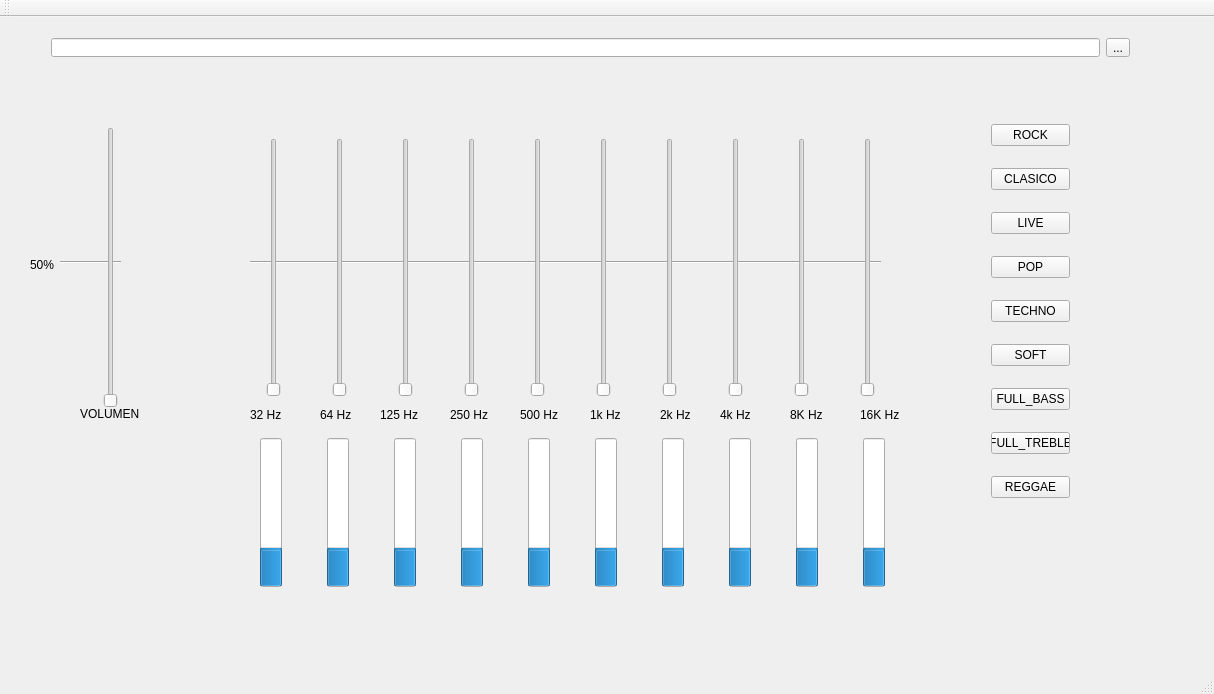
<?xml version="1.0" encoding="UTF-8"?>
<ui version="4.0">
 <class>MainWindow</class>
 <widget class="QMainWindow" name="MainWindow">
  <property name="geometry">
   <rect>
    <x>0</x>
    <y>0</y>
    <width>1214</width>
    <height>694</height>
   </rect>
  </property>
  <property name="windowTitle">
   <string>MainWindow</string>
  </property>
  <widget class="QWidget" name="centralWidget">
   <widget class="QSlider" name="verticalSlider">
    <property name="geometry">
     <rect>
      <x>100</x>
      <y>110</y>
      <width>21</width>
      <height>281</height>
     </rect>
    </property>
    <property name="orientation">
     <enum>Qt::Vertical</enum>
    </property>
   </widget>
   <widget class="QWidget" name="layoutWidget">
    <property name="geometry">
     <rect>
      <x>210</x>
      <y>110</y>
      <width>731</width>
      <height>281</height>
     </rect>
    </property>
    <layout class="QHBoxLayout" name="horizontalLayout">
     <item>
      <widget class="QSlider" name="verticalSlider_2">
       <property name="pageStep">
        <number>10</number>
       </property>
       <property name="value">
        <number>0</number>
       </property>
       <property name="orientation">
        <enum>Qt::Vertical</enum>
       </property>
      </widget>
     </item>
     <item>
      <widget class="QSlider" name="verticalSlider_3">
       <property name="orientation">
        <enum>Qt::Vertical</enum>
       </property>
      </widget>
     </item>
     <item>
      <widget class="QSlider" name="verticalSlider_4">
       <property name="orientation">
        <enum>Qt::Vertical</enum>
       </property>
      </widget>
     </item>
     <item>
      <widget class="QSlider" name="verticalSlider_5">
       <property name="orientation">
        <enum>Qt::Vertical</enum>
       </property>
      </widget>
     </item>
     <item>
      <widget class="QSlider" name="verticalSlider_6">
       <property name="orientation">
        <enum>Qt::Vertical</enum>
       </property>
      </widget>
     </item>
     <item>
      <widget class="QSlider" name="verticalSlider_7">
       <property name="orientation">
        <enum>Qt::Vertical</enum>
       </property>
      </widget>
     </item>
     <item>
      <widget class="QSlider" name="verticalSlider_8">
       <property name="orientation">
        <enum>Qt::Vertical</enum>
       </property>
      </widget>
     </item>
     <item>
      <widget class="QSlider" name="verticalSlider_9">
       <property name="orientation">
        <enum>Qt::Vertical</enum>
       </property>
      </widget>
     </item>
     <item>
      <widget class="QSlider" name="verticalSlider_10">
       <property name="orientation">
        <enum>Qt::Vertical</enum>
       </property>
      </widget>
     </item>
     <item>
      <widget class="QSlider" name="verticalSlider_11">
       <property name="orientation">
        <enum>Qt::Vertical</enum>
       </property>
      </widget>
     </item>
    </layout>
   </widget>
   <widget class="QWidget" name="layoutWidget">
    <property name="geometry">
     <rect>
      <x>980</x>
      <y>80</y>
      <width>101</width>
      <height>431</height>
     </rect>
    </property>
    <layout class="QVBoxLayout" name="verticalLayout">
     <item>
      <widget class="QPushButton" name="pushButton">
       <property name="text">
        <string>ROCK</string>
       </property>
      </widget>
     </item>
     <item>
      <widget class="QPushButton" name="pushButton_2">
       <property name="text">
        <string>CLASICO</string>
       </property>
      </widget>
     </item>
     <item>
      <widget class="QPushButton" name="pushButton_3">
       <property name="text">
        <string>LIVE</string>
       </property>
      </widget>
     </item>
     <item>
      <widget class="QPushButton" name="pushButton_4">
       <property name="text">
        <string>POP</string>
       </property>
      </widget>
     </item>
     <item>
      <widget class="QPushButton" name="pushButton_5">
       <property name="text">
        <string>TECHNO</string>
       </property>
      </widget>
     </item>
     <item>
      <widget class="QPushButton" name="pushButton_6">
       <property name="text">
        <string>SOFT</string>
       </property>
      </widget>
     </item>
     <item>
      <widget class="QPushButton" name="pushButton_7">
       <property name="text">
        <string>FULL_BASS</string>
       </property>
      </widget>
     </item>
     <item>
      <widget class="QPushButton" name="pushButton_8">
       <property name="text">
        <string>FULL_TREBLE</string>
       </property>
      </widget>
     </item>
     <item>
      <widget class="QPushButton" name="pushButton_9">
       <property name="text">
        <string>REGGAE</string>
       </property>
      </widget>
     </item>
    </layout>
   </widget>
   <widget class="QWidget" name="layoutWidget">
    <property name="geometry">
     <rect>
      <x>40</x>
      <y>10</y>
      <width>1101</width>
      <height>41</height>
     </rect>
    </property>
    <layout class="QHBoxLayout" name="horizontalLayout_2">
     <item>
      <widget class="QLineEdit" name="lineEdit"/>
     </item>
     <item>
      <widget class="QToolButton" name="toolButton">
       <property name="text">
        <string>...</string>
       </property>
      </widget>
     </item>
    </layout>
   </widget>
   <widget class="QLabel" name="label">
    <property name="geometry">
     <rect>
      <x>80</x>
      <y>390</y>
      <width>59</width>
      <height>14</height>
     </rect>
    </property>
    <property name="text">
     <string>VOLUMEN</string>
    </property>
   </widget>
   <widget class="QLabel" name="label_2">
    <property name="geometry">
     <rect>
      <x>250</x>
      <y>390</y>
      <width>41</width>
      <height>16</height>
     </rect>
    </property>
    <property name="text">
     <string>32 Hz</string>
    </property>
   </widget>
   <widget class="QLabel" name="label_3">
    <property name="geometry">
     <rect>
      <x>320</x>
      <y>390</y>
      <width>41</width>
      <height>16</height>
     </rect>
    </property>
    <property name="text">
     <string>64 Hz</string>
    </property>
   </widget>
   <widget class="QLabel" name="label_4">
    <property name="geometry">
     <rect>
      <x>380</x>
      <y>390</y>
      <width>41</width>
      <height>16</height>
     </rect>
    </property>
    <property name="text">
     <string>125 Hz</string>
    </property>
   </widget>
   <widget class="QLabel" name="label_5">
    <property name="geometry">
     <rect>
      <x>450</x>
      <y>390</y>
      <width>41</width>
      <height>16</height>
     </rect>
    </property>
    <property name="text">
     <string>250 Hz</string>
    </property>
   </widget>
   <widget class="QLabel" name="label_6">
    <property name="geometry">
     <rect>
      <x>520</x>
      <y>390</y>
      <width>41</width>
      <height>16</height>
     </rect>
    </property>
    <property name="text">
     <string>500 Hz</string>
    </property>
   </widget>
   <widget class="QLabel" name="label_7">
    <property name="geometry">
     <rect>
      <x>590</x>
      <y>390</y>
      <width>41</width>
      <height>16</height>
     </rect>
    </property>
    <property name="text">
     <string>1k Hz</string>
    </property>
   </widget>
   <widget class="QLabel" name="label_8">
    <property name="geometry">
     <rect>
      <x>660</x>
      <y>390</y>
      <width>41</width>
      <height>16</height>
     </rect>
    </property>
    <property name="text">
     <string>2k Hz</string>
    </property>
   </widget>
   <widget class="QLabel" name="label_9">
    <property name="geometry">
     <rect>
      <x>720</x>
      <y>390</y>
      <width>41</width>
      <height>16</height>
     </rect>
    </property>
    <property name="text">
     <string>4k Hz</string>
    </property>
   </widget>
   <widget class="QLabel" name="label_10">
    <property name="geometry">
     <rect>
      <x>790</x>
      <y>390</y>
      <width>41</width>
      <height>16</height>
     </rect>
    </property>
    <property name="text">
     <string>8K Hz</string>
    </property>
   </widget>
   <widget class="QLabel" name="label_11">
    <property name="geometry">
     <rect>
      <x>860</x>
      <y>390</y>
      <width>41</width>
      <height>16</height>
     </rect>
    </property>
    <property name="text">
     <string>16K Hz</string>
    </property>
   </widget>
   <widget class="QWidget" name="layoutWidget">
    <property name="geometry">
     <rect>
      <x>210</x>
      <y>410</y>
      <width>731</width>
      <height>171</height>
     </rect>
    </property>
    <layout class="QHBoxLayout" name="horizontalLayout_3">
     <item>
      <widget class="QProgressBar" name="progressBar">
       <property name="value">
        <number>24</number>
       </property>
       <property name="textVisible">
        <bool>false</bool>
       </property>
       <property name="orientation">
        <enum>Qt::Vertical</enum>
       </property>
      </widget>
     </item>
     <item>
      <widget class="QProgressBar" name="progressBar_2">
       <property name="value">
        <number>24</number>
       </property>
       <property name="textVisible">
        <bool>false</bool>
       </property>
       <property name="orientation">
        <enum>Qt::Vertical</enum>
       </property>
      </widget>
     </item>
     <item>
      <widget class="QProgressBar" name="progressBar_3">
       <property name="value">
        <number>24</number>
       </property>
       <property name="textVisible">
        <bool>false</bool>
       </property>
       <property name="orientation">
        <enum>Qt::Vertical</enum>
       </property>
      </widget>
     </item>
     <item>
      <widget class="QProgressBar" name="progressBar_4">
       <property name="value">
        <number>24</number>
       </property>
       <property name="textVisible">
        <bool>false</bool>
       </property>
       <property name="orientation">
        <enum>Qt::Vertical</enum>
       </property>
      </widget>
     </item>
     <item>
      <widget class="QProgressBar" name="progressBar_5">
       <property name="value">
        <number>24</number>
       </property>
       <property name="textVisible">
        <bool>false</bool>
       </property>
       <property name="orientation">
        <enum>Qt::Vertical</enum>
       </property>
      </widget>
     </item>
     <item>
      <widget class="QProgressBar" name="progressBar_6">
       <property name="value">
        <number>24</number>
       </property>
       <property name="textVisible">
        <bool>false</bool>
       </property>
       <property name="orientation">
        <enum>Qt::Vertical</enum>
       </property>
      </widget>
     </item>
     <item>
      <widget class="QProgressBar" name="progressBar_7">
       <property name="value">
        <number>24</number>
       </property>
       <property name="textVisible">
        <bool>false</bool>
       </property>
       <property name="orientation">
        <enum>Qt::Vertical</enum>
       </property>
      </widget>
     </item>
     <item>
      <widget class="QProgressBar" name="progressBar_8">
       <property name="value">
        <number>24</number>
       </property>
       <property name="textVisible">
        <bool>false</bool>
       </property>
       <property name="orientation">
        <enum>Qt::Vertical</enum>
       </property>
      </widget>
     </item>
     <item>
      <widget class="QProgressBar" name="progressBar_9">
       <property name="value">
        <number>24</number>
       </property>
       <property name="textVisible">
        <bool>false</bool>
       </property>
       <property name="orientation">
        <enum>Qt::Vertical</enum>
       </property>
      </widget>
     </item>
     <item>
      <widget class="QProgressBar" name="progressBar_10">
       <property name="value">
        <number>24</number>
       </property>
       <property name="textVisible">
        <bool>false</bool>
       </property>
       <property name="orientation">
        <enum>Qt::Vertical</enum>
       </property>
      </widget>
     </item>
    </layout>
   </widget>
   <widget class="Line" name="line">
    <property name="geometry">
     <rect>
      <x>60</x>
      <y>230</y>
      <width>61</width>
      <height>31</height>
     </rect>
    </property>
    <property name="orientation">
     <enum>Qt::Horizontal</enum>
    </property>
   </widget>
   <widget class="QLabel" name="label_12">
    <property name="geometry">
     <rect>
      <x>30</x>
      <y>240</y>
      <width>31</width>
      <height>16</height>
     </rect>
    </property>
    <property name="text">
     <string>50%</string>
    </property>
   </widget>
   <widget class="Line" name="line_2">
    <property name="geometry">
     <rect>
      <x>250</x>
      <y>230</y>
      <width>631</width>
      <height>31</height>
     </rect>
    </property>
    <property name="orientation">
     <enum>Qt::Horizontal</enum>
    </property>
   </widget>
   <zorder>line_2</zorder>
   <zorder>line</zorder>
   <zorder>verticalSlider</zorder>
   <zorder>layoutWidget</zorder>
   <zorder>layoutWidget</zorder>
   <zorder>layoutWidget</zorder>
   <zorder>label</zorder>
   <zorder>label_2</zorder>
   <zorder>label_3</zorder>
   <zorder>label_4</zorder>
   <zorder>label_5</zorder>
   <zorder>label_6</zorder>
   <zorder>label_7</zorder>
   <zorder>label_8</zorder>
   <zorder>label_9</zorder>
   <zorder>label_10</zorder>
   <zorder>label_11</zorder>
   <zorder>layoutWidget</zorder>
   <zorder>label_12</zorder>
  </widget>
  <widget class="QMenuBar" name="menuBar">
   <property name="geometry">
    <rect>
     <x>0</x>
     <y>0</y>
     <width>1214</width>
     <height>19</height>
    </rect>
   </property>
  </widget>
  <widget class="QToolBar" name="mainToolBar">
   <attribute name="toolBarArea">
    <enum>TopToolBarArea</enum>
   </attribute>
   <attribute name="toolBarBreak">
    <bool>false</bool>
   </attribute>
  </widget>
  <widget class="QStatusBar" name="statusBar"/>
 </widget>
 <layoutdefault spacing="6" margin="11"/>
 <resources/>
 <connections/>
</ui>
